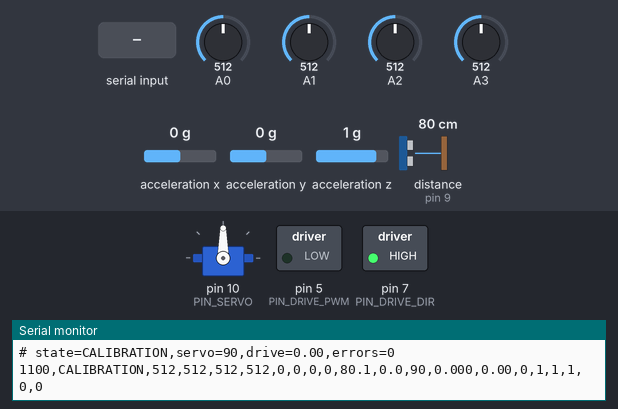
The sketch below on a simulated Arduino Uno, built with avr-gcc and run on an emulated ATmega328P. Shown: servo, switched loads named in the sketch (green lamp = pin HIGH), the last lines printed to the serial monitor. Wiring (inferred from the names in the program): ultrasonic range finder: trigger pin 8; echo pin 9; MPU-6050 motion sensor at I2C address 0x68. The test bench sets the inputs (shaded band); at power-on: A1 = 512, acceleration y 0 g, A0 = 512, A2 = 512, A3 = 512, acceleration x 0 g, acceleration z 1 g, distance to the obstacle (sensor on pin 9) 80 cm. Pins used as bus, display or sensor lines are not drawn.

Above: at 1.2 s.
1.3 s: A1 set to 682
4.2 s: A1 set to 708
At 5.1 s:
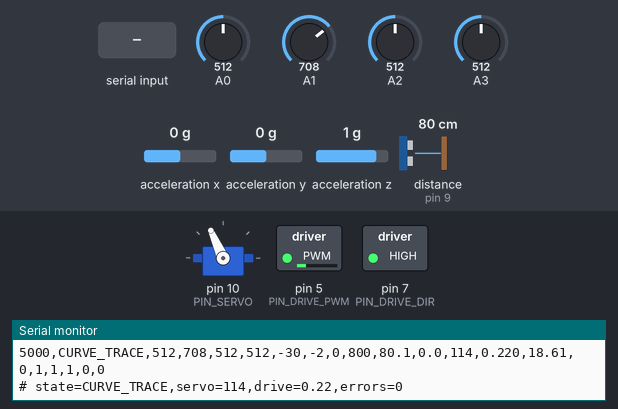
5.9 s: "e" received over Serial
At 6.8 s:
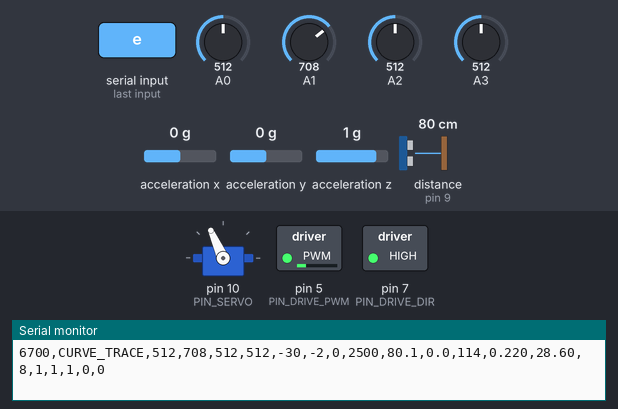
7.5 s: acceleration y set to -0.4 g
At 8.2 s:
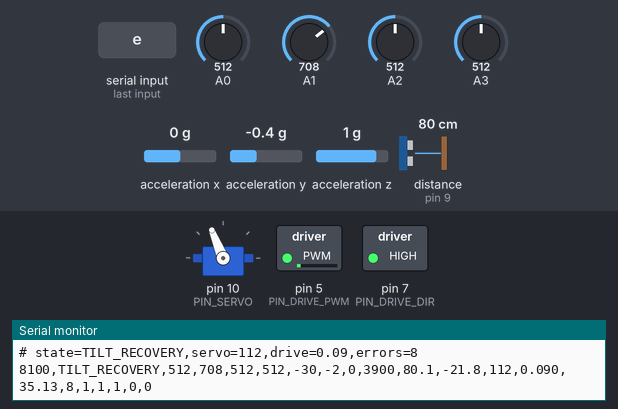
9.1 s: acceleration y set to -0.7 g
At 9.8 s:
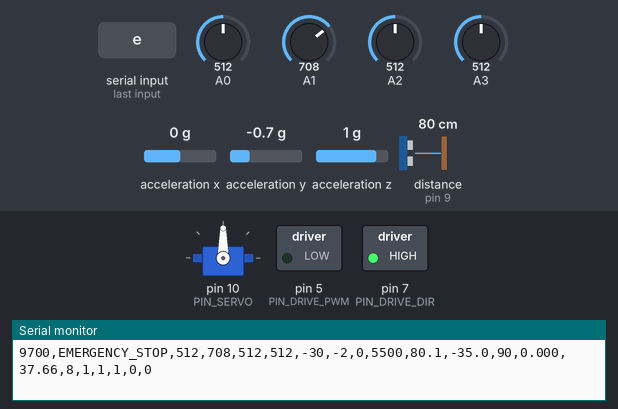
Timing chart, 0 to 12.1 s (numbered marks = the images above; inputs shaded):
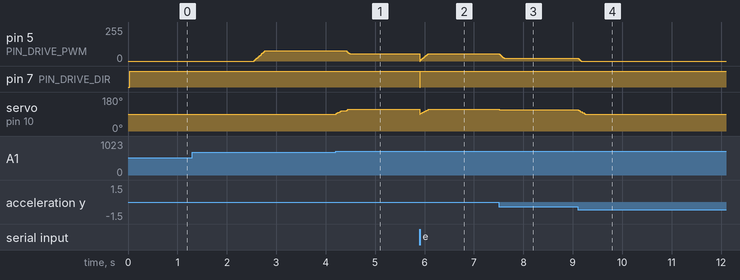

Measured:
- the behaviour switches between 699 and 700 on A1 (found by bisection; images 0 and 1)
- the behaviour switches between -0.5 and -0.6 g on acceleration y (found by bisection; images 3 and 4)
- after the input at 4.2 s, pin 5 (PIN_DRIVE_PWM): 76/255 → 56/255 after 0.23 s; servo on pin 10 (PIN_SERVO): 90° → 108° at once, → 114° 0.22 s later
- after the input at 5.9 s, pin 7 (PIN_DRIVE_DIR): HIGH → LOW at once, → HIGH 0.01 s later
- after the input at 7.5 s, pin 5 (PIN_DRIVE_PWM): 56/255 → 22/255 at once; servo on pin 10 (PIN_SERVO): 114° → 112° at once
- after the input at 9.1 s, pin 5 (PIN_DRIVE_PWM): 22/255 → 0/255 at once; servo on pin 10 (PIN_SERVO): 112° → 90° at once

The sketch:

mechatro_robot_control.ino
```cpp
/*
  mechatro_robot_control.ino

  Arduinoスケッチの入口。
  setup()で各モジュールを初期化し、loop()では「読む -> 判断する -> 出す -> 記録する」
  の順番だけを管理する。細かい処理は各.cppへ分け、Arduino IDEのタブでも追いやすくする。
*/

#include "Actuators.h"
#include "Config.h"
#include "Controller.h"
#include "DebugSerial.h"
#include "Sensors.h"

static unsigned long lastControlMs = 0;
static unsigned long lastDistanceUpdateMs = 0;
static float estimatedDistanceCm = 0.0;

// エンコーダがないため、駆動指令と経過時間から大まかな移動距離だけを積算する。
static void updateEstimatedDistance(float driveSpeed, unsigned long nowMs) {
  if (lastDistanceUpdateMs == 0) {
    lastDistanceUpdateMs = nowMs;
    return;
  }
  unsigned long dtMs = nowMs - lastDistanceUpdateMs;
  lastDistanceUpdateMs = nowMs;
  float seconds = dtMs / 1000.0;
  estimatedDistanceCm += abs(driveSpeed) * ESTIMATED_SPEED_CM_PER_SEC_AT_FULL_PWM * seconds;
}

// 電源投入後に1回だけ実行される初期化処理。
void setup() {
  initDebugSerial();
  initSensors();
  initActuators();
  initController();
  Serial.println(F("# mechatro_robot_control servo_rear_dc start"));
}

// 約20msごとに制御を進める。delay()ではなく時刻差で周期を作る。
void loop() {
  unsigned long nowMs = millis();
  handleDebugCommands();
  if (nowMs - lastControlMs < CONTROL_INTERVAL_MS) {
    return;
  }
  lastControlMs = nowMs;

  SensorData sensor = readSensors(nowMs);
  MotorCommand command = updateController(sensor);
  applyMotorCommand(command);
  updateEstimatedDistance(currentDriveSpeed(), nowMs);

  ControllerTelemetry telemetry = getControllerTelemetry();
  printCsvLog(sensor, command, telemetry, estimatedDistanceCm);
  printStateSummary(telemetry);
}
```

Actuators.cpp
```cpp
/*
  Actuators.cpp

  サーボと後輪DCモーターへ実際に出力するファイル。
  Controller.cppは「目標値」を決めるだけにして、このファイルで急な角度変化や
  急加速を抑える。実機破損を避けるため、出力範囲外の指令は丸めてエラーに残す。
*/

#include "Actuators.h"

#include <Servo.h>

#include "Config.h"

static Servo steeringServo;
static float driveNow = 0.0;
static int servoNow = SERVO_CENTER;
static unsigned int errors = ERROR_NONE;

// 現在値を目標値へ少しだけ近づける。速度の急変化を防ぐために使う。
static float rampFloat(float current, float target, float step) {
  if (target > current + step) {
    return current + step;
  }
  if (target < current - step) {
    return current - step;
  }
  return target;
}

// サーボ角度用の整数版ランプ処理。1周期でMAX_SERVO_STEP度までしか動かさない。
static int rampInt(int current, int target, int step) {
  if (target > current + step) {
    return current + step;
  }
  if (target < current - step) {
    return current - step;
  }
  return target;
}

// -1.0..1.0の駆動指令を、DIRピンとPWM値へ変換する。
static void writeDriveMotor(float value) {
  if (value > 1.0 || value < -1.0) {
    errors |= ERROR_MOTOR_RANGE;
  }
  value = constrain(value, -1.0, 1.0);
  bool forward = value >= 0.0;
  int pwm = (int)(abs(value) * 255.0);
  digitalWrite(PIN_DRIVE_DIR, forward ? HIGH : LOW);
  analogWrite(PIN_DRIVE_PWM, pwm);
}

// サーボ、DCモーターの出力ピンを初期化し、起動直後は必ず停止状態にする。
void initActuators() {
  pinMode(PIN_DRIVE_PWM, OUTPUT);
  pinMode(PIN_DRIVE_DIR, OUTPUT);
  steeringServo.attach(PIN_SERVO);
  stopActuators();
}

// Controllerから受け取った目標指令を、安全な変化量へ制限して実機へ出す。
void applyMotorCommand(const MotorCommand& command) {
  int targetServo = command.servoDeg;
  if (targetServo < SERVO_LEFT_MAX || targetServo > SERVO_RIGHT_MAX) {
    errors |= ERROR_SERVO_RANGE;
  }
  targetServo = constrain(targetServo, SERVO_LEFT_MAX, SERVO_RIGHT_MAX);
  servoNow = rampInt(servoNow, targetServo, MAX_SERVO_STEP);
  steeringServo.write(servoNow);

  if (command.stop) {
    driveNow = rampFloat(driveNow, 0.0, MAX_SPEED_STEP);
  } else {
    driveNow = rampFloat(driveNow, command.driveSpeed, MAX_SPEED_STEP);
  }
  writeDriveMotor(driveNow);
}

// Emergency Stopや初期化で使う即時停止処理。記録上の現在値も0/中央へ戻す。
void stopActuators() {
  driveNow = 0.0;
  servoNow = SERVO_CENTER;
  steeringServo.write(servoNow);
  analogWrite(PIN_DRIVE_PWM, 0);
  digitalWrite(PIN_DRIVE_DIR, LOW);
}

// CSVログ用に、ランプ処理後の実際に近い駆動値を返す。
float currentDriveSpeed() {
  return driveNow;
}

// CSVログ用に、ランプ処理後の実際に近いサーボ角を返す。
int currentServoDeg() {
  return servoNow;
}

// Actuators内で検出した範囲外指令を返し、次周期へ持ち越さないようクリアする。
unsigned int actuatorErrorFlags() {
  unsigned int value = errors;
  errors = ERROR_NONE;
  return value;
}
```

Actuators.h
```cpp
/*
  Actuators.h

  サーボと後輪DCモーター出力APIの宣言。
  Controllerの目標値を受け取り、Actuators.cppで安全な変化量に制限してから出力する。
*/

#ifndef ACTUATORS_H
#define ACTUATORS_H

#include "Types.h"

// 出力ピンとServoを初期化し、停止状態へ入る。
void initActuators();

// 目標指令を実ピンへ反映する。速度/角度のランプ処理もここで行う。
void applyMotorCommand(const MotorCommand& command);

// 即時停止し、サーボを中央へ戻す。
void stopActuators();

// CSVログ用の現在出力値。
float currentDriveSpeed();
int currentServoDeg();

// サーボ角やモーター指令の範囲外エラーを取得する。
unsigned int actuatorErrorFlags();

#endif
```

Controller.cpp
```cpp
/*
  Controller.cpp

  ロボットの状態遷移と、次に出すサーボ角/駆動速度を決める中心ファイル。
  実機出力はActuators.cpp、センサー読み取りはSensors.cppへ分け、ここでは
  「白線をどう追うか」「危険時にどう止めるか」という判断だけを扱う。
*/

#include "Controller.h"

#include "Config.h"
#include "Sensors.h"

static RobotState currentState = STATE_INIT;
static unsigned long stateEnteredMs = 0;
static unsigned long runStartedMs = 0;
static unsigned long straightStartedMs = 0;
static unsigned long curveStartedMs = 0;
static unsigned long allFloorStartedMs = 0;
static unsigned long recoveryStartedMs = 0;
static unsigned long backtrackStartedMs = 0;
static unsigned long goalCandidateStartedMs = 0;
static int lastLineError = 0;
static ControllerTelemetry telemetry;

// 状態が変わった時だけ、状態名と入った時刻を更新する。
static void setState(RobotState next, unsigned long nowMs) {
  if (currentState != next) {
    currentState = next;
    stateEnteredMs = nowMs;
  }
}

// S1-S4のindexに対応するセンサーが白線を検出しているかを返す。
// ひし形配置: S1=前方, S2=左, S3=右, S4=後方。
static bool lineAt(const SensorData& sensor, int index) {
  return isLineDetectedValue(sensor.color[index]);
}

// 黒床または全ゼロを床側として扱う。全ゼロは配線異常でもラインロストでも安全側に倒す。
static bool floorAt(const SensorData& sensor, int index) {
  return sensor.allZero || isFloorDetectedValue(sensor.color[index]);
}

// ゴール候補など、4センサーすべてが白線上にいるかを判定する。
bool allLine(const SensorData& sensor) {
  return lineAt(sensor, 0) && lineAt(sensor, 1) && lineAt(sensor, 2) && lineAt(sensor, 3);
}

// ラインロスト候補として、4センサーすべてが床側かを判定する。
bool allFloor(const SensorData& sensor) {
  return floorAt(sensor, 0) && floorAt(sensor, 1) && floorAt(sensor, 2) && floorAt(sensor, 3);
}

// 白線位置の左右誤差を計算する。負は左、正は右、0は中央。
// ひし形配置では前方S1と後方S4は中央軸、S2/S3を左右補正に使う。
static int calcLineError(const SensorData& sensor) {
  const int weights[4] = {0, -2, 2, 0};
  int sum = 0;
  int count = 0;
  for (int i = 0; i < 4; i++) {
    if (lineAt(sensor, i)) {
      sum += weights[i];
      count++;
    }
  }
  if (count == 0) {
    return lastLineError;
  }
  return sum / count;
}

// CSV表示用のライン位置。誤差より少し細かいスケールで見たい時に使う。
static int calcLinePosition(const SensorData& sensor) {
  const int positions[4] = {0, -30, 30, 0};
  int sum = 0;
  int count = 0;
  for (int i = 0; i < 4; i++) {
    if (lineAt(sensor, i)) {
      sum += positions[i];
      count++;
    }
  }
  if (count == 0) {
    return lastLineError * 10;
  }
  return sum / count;
}

// 停止指令を作る。Goal/Emergency/Calibrationで共通利用する。
static MotorCommand stopCommand() {
  MotorCommand cmd;
  cmd.driveSpeed = 0.0;
  cmd.servoDeg = SERVO_CENTER;
  cmd.stop = true;
  cmd.reverse = false;
  return cmd;
}

// サーボ角と前後速度からMotorCommandを作る。負速度は短時間バック用。
static MotorCommand driveCommand(float speed, int servoDeg) {
  MotorCommand cmd;
  cmd.driveSpeed = speed;
  cmd.servoDeg = servoDeg;
  cmd.stop = speed == 0.0;
  cmd.reverse = speed < 0.0;
  return cmd;
}

// 中央軸センサー/左右センサーの白線滞在時間を更新し、直線/カーブ判定に使う。
// 直線: 前方S1または後方S4が白線上にいる時間。
// カーブ: 左S2または右S3が白線上にいる時間。
static void updateLineTimers(const SensorData& sensor, unsigned long nowMs) {
  bool centerLine = lineAt(sensor, SENSOR_FRONT) || lineAt(sensor, SENSOR_REAR);
  bool leftCurveLine = lineAt(sensor, SENSOR_LEFT);
  bool rightCurveLine = lineAt(sensor, SENSOR_RIGHT);

  if (centerLine) {
    if (straightStartedMs == 0) {
      straightStartedMs = nowMs;
    }
  } else {
    straightStartedMs = 0;
  }

  if (leftCurveLine || rightCurveLine) {
    if (curveStartedMs == 0) {
      curveStartedMs = nowMs;
    }
  } else {
    curveStartedMs = 0;
  }

  telemetry.straightMs = straightStartedMs == 0 ? 0 : nowMs - straightStartedMs;
  telemetry.curveMs = curveStartedMs == 0 ? 0 : nowMs - curveStartedMs;
}

// 起動時またはテスト再開始時に、状態機械の内部記録を初期値へ戻す。
void initController() {
  currentState = STATE_INIT;
  stateEnteredMs = millis();
  runStartedMs = 0;
  straightStartedMs = 0;
  curveStartedMs = 0;
  allFloorStartedMs = 0;
  recoveryStartedMs = 0;
  backtrackStartedMs = 0;
  goalCandidateStartedMs = 0;
  lastLineError = 0;
}

// センサー値から次周期の目標速度と目標サーボ角を決めるメイン関数。
MotorCommand updateController(const SensorData& sensor) {
  unsigned long nowMs = sensor.timeMs;
  telemetry.eventCode = EVENT_NONE;
  telemetry.errorFlags = sensor.errorFlags;
  updateLineTimers(sensor, nowMs);

  if (currentState == STATE_INIT) {
    setState(STATE_CALIBRATION, nowMs);
  }

  if ((sensor.errorFlags & ERROR_COLOR_ALL_ZERO) != 0) {
    telemetry.eventCode = EVENT_ALL_FLOOR_DETECTED;
  }

  if (abs(sensor.rollDeg) >= TILT_STOP_DEG) {
    setState(STATE_EMERGENCY_STOP, nowMs);
  }

  if (currentState == STATE_EMERGENCY_STOP || currentState == STATE_GOAL) {
    telemetry.state = currentState;
    return stopCommand();
  }

  if (currentState == STATE_CALIBRATION) {
    if (nowMs - stateEnteredMs >= CALIBRATION_MS) {
      runStartedMs = nowMs;
      setState(STATE_LINE_TRACE, nowMs);
    }
    telemetry.state = currentState;
    return stopCommand();
  }

  // 危険度が高い条件はライン追従より優先して処理する。
  if (!sensor.mpuOk || abs(sensor.rollDeg) >= TILT_RECOVER_DEG) {
    setState(STATE_TILT_RECOVERY, nowMs);
  } else if (sensor.distanceOk && sensor.distanceCm <= OBSTACLE_DISTANCE_CM) {
    setState(STATE_OBSTACLE_DETECTED, nowMs);
  }

  // スタート直後の横線で止まらないよう、一定時間走ってからゴール判定する。
  if (runStartedMs > 0 && nowMs - runStartedMs >= GOAL_IGNORE_START_MS && allLine(sensor)) {
    if (goalCandidateStartedMs == 0) {
      goalCandidateStartedMs = nowMs;
      telemetry.goalCandidateMs = nowMs;
      telemetry.eventCode = EVENT_GOAL_CANDIDATE;
    }
    if (nowMs - goalCandidateStartedMs >= GOAL_CONFIRM_MS) {
      telemetry.goalConfirmedMs = nowMs;
      telemetry.eventCode = EVENT_GOAL_CONFIRMED;
      setState(STATE_GOAL, nowMs);
      telemetry.state = currentState;
      return stopCommand();
    }
  } else {
    goalCandidateStartedMs = 0;
  }

  if (currentState == STATE_TILT_RECOVERY) {
    if (sensor.mpuOk && abs(sensor.rollDeg) < TILT_RECOVER_DEG * 0.6) {
      setState(STATE_LINE_TRACE, nowMs);
    }
    int servo = sensor.rollDeg > 0.0 ? SERVO_LEFT_MAX + 10 : SERVO_RIGHT_MAX - 10;
    telemetry.state = currentState;
    return driveCommand(RECOVERY_SEARCH_SPEED * 0.5, servo);
  }

  if (currentState == STATE_OBSTACLE_DETECTED) {
    if (nowMs - stateEnteredMs >= OBSTACLE_STOP_MS) {
      setState(STATE_OBSTACLE_AVOIDANCE, nowMs);
    }
    telemetry.state = currentState;
    return stopCommand();
  }

  if (currentState == STATE_OBSTACLE_AVOIDANCE) {
    if (nowMs - stateEnteredMs >= OBSTACLE_AVOID_MS) {
      setState(STATE_LINE_RECOVERY, nowMs);
      recoveryStartedMs = nowMs;
    }
    telemetry.state = currentState;
    return driveCommand(RECOVERY_SEARCH_SPEED, SERVO_RIGHT_MAX - 8);
  }

  // 全センサー床側なら、すぐ停止せず低速直進から復帰を試す。
  if (allFloor(sensor)) {
    if (allFloorStartedMs == 0) {
      allFloorStartedMs = nowMs;
    }
    if (nowMs - allFloorStartedMs >= ALL_FLOOR_CONFIRM_MS &&
        currentState != STATE_LINE_RECOVERY && currentState != STATE_BACKTRACK) {
      setState(STATE_LINE_RECOVERY, nowMs);
      recoveryStartedMs = nowMs;
      telemetry.eventCode = EVENT_LOST_LINE_FORWARD_STARTED;
    }
  } else {
    allFloorStartedMs = 0;
  }

  // 復帰中は、まず直進して白線再検出を待ち、それでもだめなら短時間バックする。
  if (currentState == STATE_LINE_RECOVERY) {
    if (!allFloor(sensor) && (lineAt(sensor, 0) || lineAt(sensor, 1) || lineAt(sensor, 2) || lineAt(sensor, 3))) {
      setState(STATE_LINE_TRACE, nowMs);
      telemetry.eventCode = EVENT_LINE_RECOVERED;
    } else if (nowMs - recoveryStartedMs < LOST_LINE_FORWARD_MS) {
      telemetry.state = currentState;
      return driveCommand(RECOVERY_SEARCH_SPEED, SERVO_CENTER);
    } else {
      setState(STATE_BACKTRACK, nowMs);
      backtrackStartedMs = nowMs;
      telemetry.eventCode = EVENT_BACKTRACK_STARTED;
    }
  }

  // バック後も復帰できない場合は、再び低速探索へ戻す。
  if (currentState == STATE_BACKTRACK) {
    if (!allFloor(sensor) && (lineAt(sensor, 0) || lineAt(sensor, 1) || lineAt(sensor, 2) || lineAt(sensor, 3))) {
      setState(STATE_LINE_TRACE, nowMs);
      telemetry.eventCode = EVENT_LINE_RECOVERED;
    } else if (nowMs - backtrackStartedMs < BACKTRACK_MS) {
      int servo = lastLineError >= 0 ? SERVO_LEFT_MAX + 8 : SERVO_RIGHT_MAX - 8;
      telemetry.state = currentState;
      return driveCommand(BACKTRACK_SPEED, servo);
    } else {
      recoveryStartedMs = nowMs;
      setState(STATE_LINE_RECOVERY, nowMs);
    }
  }

  int error = calcLineError(sensor);
  lastLineError = error;
  int linePos = calcLinePosition(sensor);

  // 滞在時間で状態を決めることで、一瞬のノイズで直線/カーブ判定しない。
  if (telemetry.curveMs >= CURVE_CONFIRM_MS) {
    setState(currentState == STATE_CURVE_TRACE ? STATE_CURVE_TRACE : STATE_CURVE_ENTRY, nowMs);
    if (currentState == STATE_CURVE_ENTRY) {
      setState(STATE_CURVE_TRACE, nowMs);
    }
  } else if (telemetry.straightMs >= STRAIGHT_CONFIRM_MS) {
    setState(STATE_STRAIGHT_TRACE, nowMs);
  } else if (currentState != STATE_CURVE_TRACE) {
    setState(STATE_LINE_TRACE, nowMs);
  }

  float speed = BASE_SPEED;
  if (currentState == STATE_STRAIGHT_TRACE) {
    speed = STRAIGHT_SPEED;
  } else if (currentState == STATE_CURVE_TRACE || currentState == STATE_CURVE_ENTRY) {
    speed = CURVE_SPEED;
  }

  int servo = SERVO_CENTER - error * 9;
  if (currentState == STATE_CURVE_TRACE) {
    servo = SERVO_CENTER - error * 12;
  }
  servo = constrain(servo, SERVO_LEFT_MAX, SERVO_RIGHT_MAX);

  telemetry.state = currentState;
  telemetry.linePosition = linePos;
  telemetry.lineError = error;
  telemetry.errorFlags = sensor.errorFlags;
  return driveCommand(speed, servo);
}

// DebugSerial.cppがCSVに出すため、直近の状態・誤差・滞在時間を返す。
ControllerTelemetry getControllerTelemetry() {
  telemetry.state = currentState;
  return telemetry;
}

// enumをCSVで読みやすい短い文字列へ変換する。
const char* stateName(RobotState state) {
  switch (state) {
    case STATE_INIT: return "INIT";
    case STATE_CALIBRATION: return "CALIBRATION";
    case STATE_LINE_TRACE: return "LINE_TRACE";
    case STATE_STRAIGHT_TRACE: return "STRAIGHT_TRACE";
    case STATE_CURVE_ENTRY: return "CURVE_ENTRY";
    case STATE_CURVE_TRACE: return "CURVE_TRACE";
    case STATE_LINE_RECOVERY: return "LINE_RECOVERY";
    case STATE_BACKTRACK: return "BACKTRACK";
    case STATE_OBSTACLE_DETECTED: return "OBSTACLE_DETECTED";
    case STATE_OBSTACLE_AVOIDANCE: return "OBSTACLE_AVOIDANCE";
    case STATE_TILT_RECOVERY: return "TILT_RECOVERY";
    case STATE_SENSOR_TEST: return "SENSOR_TEST";
    case STATE_MOTOR_TEST: return "MOTOR_TEST";
    case STATE_SERVO_TEST: return "SERVO_TEST";
    case STATE_GOAL: return "GOAL";
    case STATE_EMERGENCY_STOP: return "EMERGENCY_STOP";
  }
  return "UNKNOWN";
}
```

Controller.h
```cpp
/*
  Controller.h

  状態遷移と目標指令を決めるControllerの公開API。
  Arduinoのloop()からは、センサー値を渡してMotorCommandを受け取るだけにする。
*/

#ifndef CONTROLLER_H
#define CONTROLLER_H

#include "Types.h"

// 状態機械を初期化する。setup()で1回呼ぶ。
void initController();

// センサー値から、次周期の目標サーボ角と駆動速度を返す。
MotorCommand updateController(const SensorData& sensor);

// CSVログ用に、直近の状態・誤差・滞在時間を取得する。
ControllerTelemetry getControllerTelemetry();

// RobotStateをログ用文字列に変換する。
const char* stateName(RobotState state);

// ゴール判定やラインロスト判定で使う共通関数。
bool allLine(const SensorData& sensor);
bool allFloor(const SensorData& sensor);

#endif
```

DebugSerial.h
```cpp
/*
  DebugSerial.h

  シリアルログ出力APIの宣言。
  Pythonで扱えるCSV出力と、シリアルモニター用の短い状態表示を分けている。
*/

#ifndef DEBUG_SERIAL_H
#define DEBUG_SERIAL_H

#include "Types.h"

// 115200bpsで開始し、CSVヘッダーを出す。
void initDebugSerial();

// 1周期分のログをCSV形式で出す。
void printCsvLog(const SensorData& sensor, const MotorCommand& command,
                 const ControllerTelemetry& telemetry, float estimatedDistanceCm);

// 1秒ごとの人間向け状態サマリーを出す。
void printStateSummary(const ControllerTelemetry& telemetry);

// シリアル入力から簡単な停止/ヘルプコマンドを処理する。
void handleDebugCommands();

#endif
```

Sensors.h
```cpp
/*
  Sensors.h

  センサー読み取りAPIの宣言。
  カラーセンサー4つのG出力をA0-A3から直接読み、MPUはA4/A5のI2Cで読む。
  setup()ではinitSensors()、loop()ではreadSensors()を呼ぶだけでよいようにする。
*/

#ifndef SENSORS_H
#define SENSORS_H

#include "Types.h"

// カラーセンサー、超音波センサー、I2C/MPUを初期化する。
void initSensors();

// 現在時刻を受け取り、その周期で使うSensorDataをまとめて返す。
SensorData readSensors(unsigned long nowMs);

// 1つのカラーセンサー値を白線/黒床/不明へ分類する。
LineColor classifyLineValue(int value);

// 分類結果をboolで使いたい場所向けの補助関数。
bool isLineDetectedValue(int value);
bool isFloorDetectedValue(int value);

// 超音波距離をcmで読む。ok=falseならtimeoutまたは読み取り失敗。
float readUltrasonicDistanceCm(bool* ok);

#endif
```

Source omitted: DebugSerial.cpp (2906 bytes), Sensors.cpp (4145 bytes), Types.h (1818 bytes), Config.h (2514 bytes)
